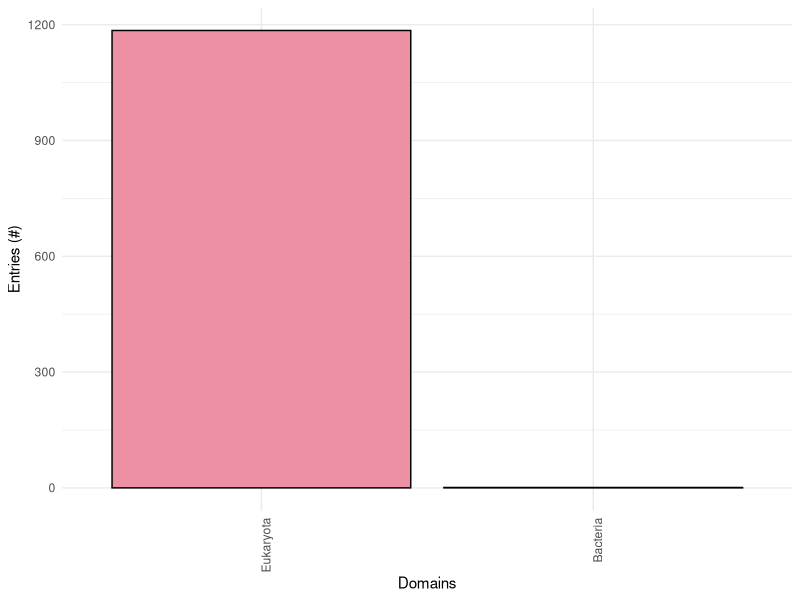
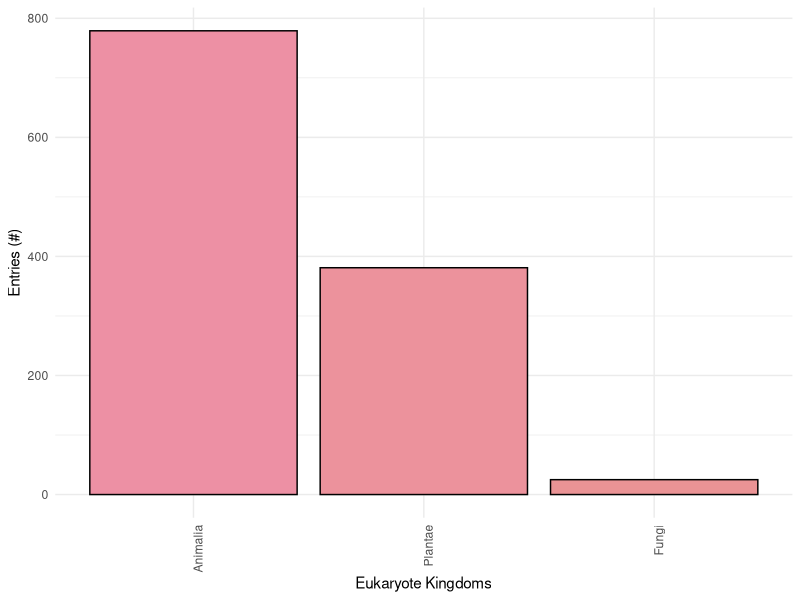
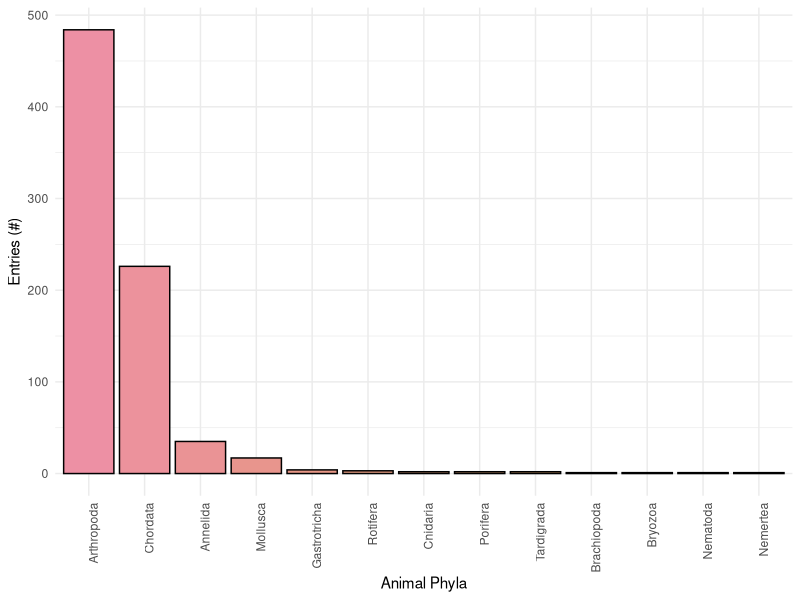
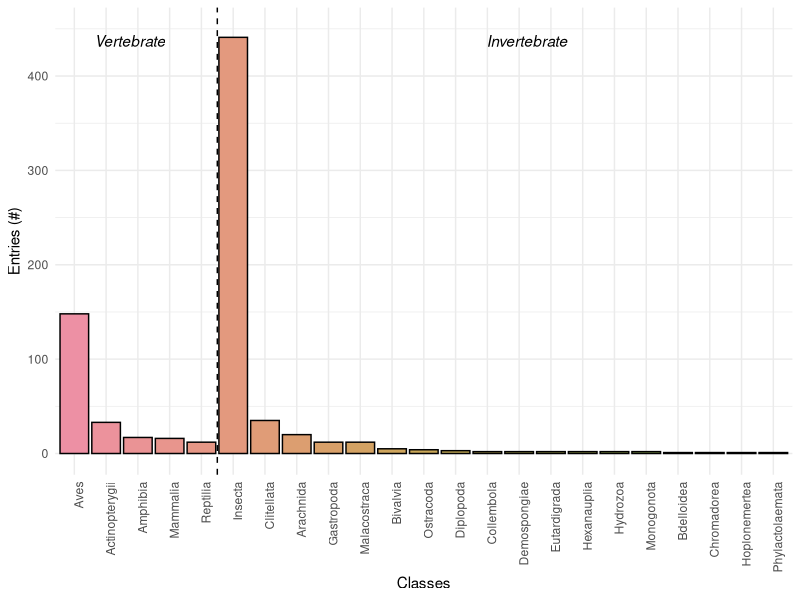
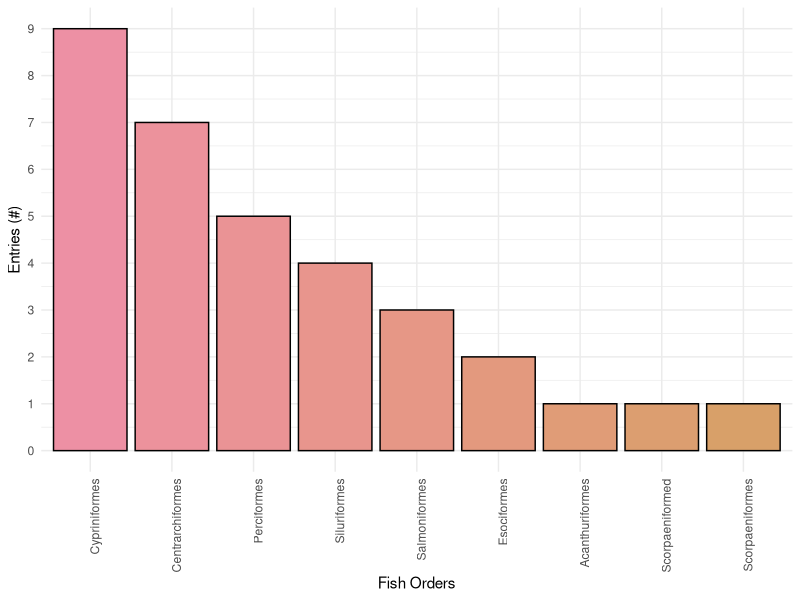
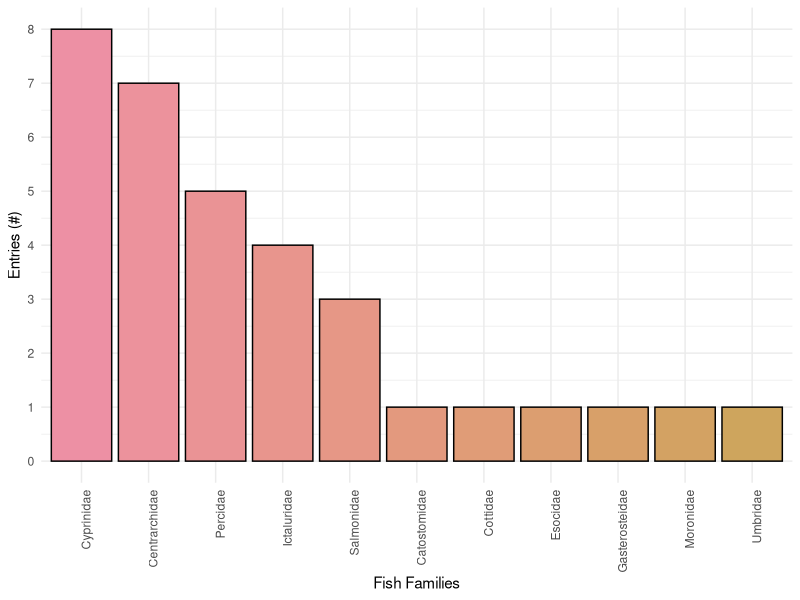
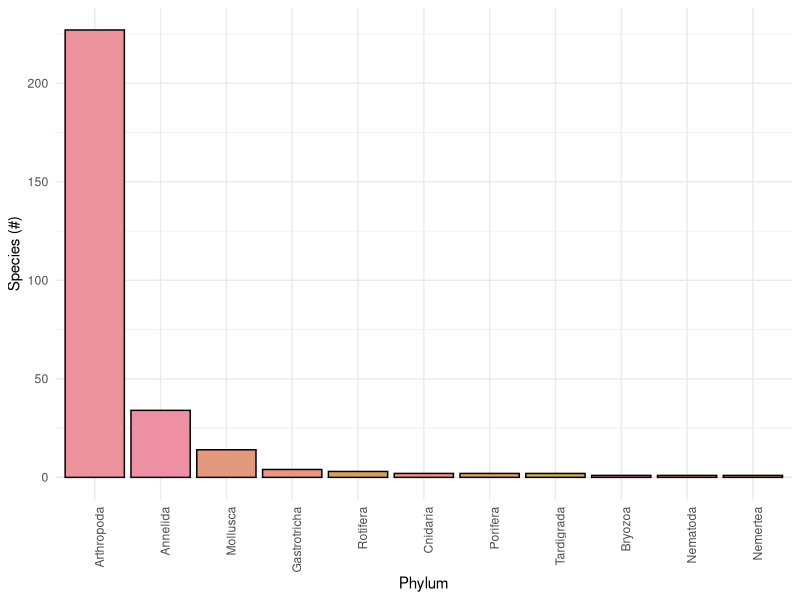
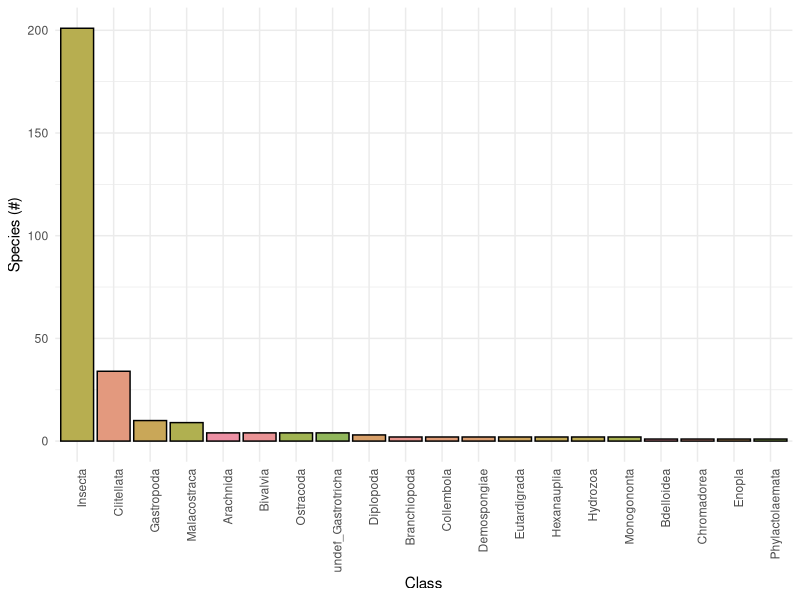

Write the R code that produced these figures, in order.
### GRAPHING BIOTIC DATA

## Load packages ---------------------------------------------------------------
if (!require(readxl, quietly = TRUE)) {
  install.packages("readxl")
  library(readxl)}

if (!require(tidyverse, quietly = TRUE)) {
  install.packages("tidyverse")
  library(tidyverse)}

if (!require(cowplot, quietly = TRUE)) {
  install.packages("cowplot")
  library(cowplot)}

if (!require(gridExtra, quietly = TRUE)) {
  install.packages("gridExtra")
  library(gridExtra)}

## Import data -----------------------------------------------------------------
# Biotic inventory description data
inventory <- read_excel("./data/biotic_inventory_description.xlsx")
fish <- read_excel("./data/fish_order_family.xlsx")

# STREAM data
stream <- read_excel("./data/STREAM_MILL CREEK GRCA_Taxonomic_Results_2023.xlsx", sheet = "Species")

# Trout data 
trout1 <- read_excel("data/species_scanned_docs.xlsx", sheet = "10.1_pages1-2")
trout2 <- read_excel("data/species_scanned_docs.xlsx", sheet =  "10.1_pages4-9_and_3.11")

# Human population data
census <- data.frame( #sourced from StatsCan census data
  Year = c(1981, 1986, 1991, 1996, 2001, 2006, 2011, 2016, 2021),
  Population = c(4480, 4885, 5397, 5416, 5885, 6689, 7029, 7336, 7944),
  Dwellings = c(1385, 1520, 1745, 1895, 2028, 2396, 2619, 2793, 2946)
)

## Data prep -------------------------------------------------------------------
# Biotic inventory data prep
domains <- inventory %>%
  mutate(`# Entries` = as.numeric(`# Entries`)) %>%
  group_by(Domain) %>%
  summarise(Total = sum(`# Entries`, na.rm = TRUE)) %>%
  mutate(Domain = reorder(Domain, -Total))

eukaryote_kingdoms <- inventory %>%
  mutate(`# Entries` = as.numeric(`# Entries`)) %>%
  filter(Domain == "Eukaryota") %>%
  group_by(Kingdom) %>%
  summarise(Total = sum(`# Entries`, na.rm = TRUE)) %>%
  mutate(Kingdom = reorder(Kingdom, -Total))

animal_phyla <- inventory %>%
  mutate(`# Entries` = as.numeric(`# Entries`)) %>%
  filter(Domain == "Eukaryota", Kingdom == "Animalia") %>%
  group_by(Phylum) %>%
  summarise(Total = sum(`# Entries`, na.rm = TRUE)) %>%
  mutate(Phylum = reorder(Phylum, -Total))

vert_classes <- inventory %>%
  mutate(`# Entries` = as.numeric(`# Entries`)) %>%
  filter(Domain == "Eukaryota", Kingdom == "Animalia", Phylum == "Chordata") %>%
  group_by(Class) %>%
  summarise(Total = sum(`# Entries`, na.rm = TRUE)) %>%
  mutate(Class = reorder(Class, -Total))

invert_classes <- inventory %>%
  mutate(`# Entries` = as.numeric(`# Entries`)) %>%
  filter(Domain == "Eukaryota", Kingdom == "Animalia", Phylum != "Chordata", !is.na(Class)) %>%
  group_by(Class) %>%
  summarise(Total = sum(`# Entries`, na.rm = TRUE)) %>%
  mutate(Class = reorder(Class, -Total))

 vert_classes <- vert_classes %>% mutate(Class = as.factor(Class), Type = "Vertebrate")
 invert_classes <- invert_classes %>% mutate(Class = as.factor(Class), Type = "Invertebrate")
 combined_classes <- rbind(vert_classes, invert_classes)
 combined_classes$Class <- factor(combined_classes$Class, levels = c(levels(vert_classes$Class), "----", levels(invert_classes$Class)))

fish_orders <- fish %>%
  group_by(Order) %>%
  summarise(Total = n()) %>%
  mutate(Order = reorder(Order, -Total))

fish_families <- fish %>%
  group_by(Family) %>%
  summarise(Total = n()) %>%
  mutate(Family = reorder(Family, -Total))

# STREAM data prep
filtered_stream_data <- stream %>% #select only sites on Mill Creek
  filter(if_any(starts_with("MIL") | starts_with("MLC"), ~ !is.na(.))) %>%
  select(-starts_with("BLR"), -starts_with("CHL"), -starts_with("HWC"), -starts_with("RAN")) %>%
  mutate(across(starts_with("MIL") | starts_with("MLC"), ~ as.integer(. == "P")))
View(filtered_stream_data)

phylum_count <- filtered_stream_data %>% #count species in each phylum
  group_by(Phylum) %>%
  summarise(Species_Count = n_distinct(Species))

class_count <- filtered_stream_data %>% #count species in each class
  group_by(Class) %>%
  summarise(Species_Count = n_distinct(Species))

family_insecta_count <- filtered_stream_data %>% #subset by class Insecta and count species in each family
  filter(Class == "Insecta") %>%
  group_by(Family) %>%
  summarise(Species_Count = n_distinct(Species))

# Trout population data prep
trout1 <- trout1 %>% 
  rename("trout_per_ha" = "#s/ha")

trout2 <- trout2 %>% 
  filter(`population numbers per`!="station")

brown_trout <- trout2 %>% filter(Species == "brown") #filter data for brown trout
brook_trout <- trout2 %>% filter(Species == "brook") #filter data for brook trout

# Define color palette
palette <- hcl.colors(63, palette = "Set2")
palette2 <- hcl.colors(3, palette = "Set2")

## Biotic inventory graphs -----------------------------------------------------
# Graph Domains
ggplot(domains, aes(x = Domain, y = Total, fill = Domain)) +
  geom_bar(stat = "identity", color = "black") +
  scale_fill_manual(values = palette) +
  labs(x = "Domains", y = "Entries (#)", fill = "Domain") +
  theme_minimal() +
  theme(axis.text.x = element_text(angle = 90, hjust = 1), legend.position = "none")

# Graph Eukaryotic Kingdoms
ggplot(eukaryote_kingdoms, aes(x = Kingdom, y = Total, fill = Kingdom)) +
  geom_bar(stat = "identity", color = "black") +
  scale_fill_manual(values = palette) +
  labs(x = "Eukaryote Kingdoms", y = "Entries (#)", fill = "Kingdom") +
  theme_minimal() +
  theme(axis.text.x = element_text(angle = 90, hjust = 1), legend.position = "none")

# Graph Animal Phyla
ggplot(animal_phyla, aes(x = Phylum, y = Total, fill = Phylum)) +
  geom_bar(stat = "identity", color = "black") +
  scale_fill_manual(values = palette) +
  labs(x = "Animal Phyla", y = "Entries (#)", fill = "Phylum") +
  theme_minimal() +
  theme(axis.text.x = element_text(angle = 90, hjust = 1), legend.position = "none")

# Graph Classes 
ggplot(combined_classes, aes(x = Class, y = Total, fill = Class)) +
  geom_bar(stat = "identity", color = "black") +
  scale_fill_manual(values = palette) +
  labs(x = "Classes", y = "Entries (#)", fill = "Class") +
  theme_minimal() +
  theme(axis.text.x = element_text(angle = 90, hjust = 1), 
        legend.position = "none") +
  scale_y_continuous(limits = c(0, 450)) +
  geom_vline(xintercept = which(levels(combined_classes$Class) == "Insecta") - 1.5, linetype = "dashed") +
  annotate("text", x = (which(levels(combined_classes$Class) == "Insecta") - 1.5) / 2, y = 450, label = "Vertebrate", vjust = 1.5, fontface = "italic") +
  annotate("text", x = (which(levels(combined_classes$Class) == "Insecta") + length(levels(invert_classes$Class)) / 2 - 0.75), y = 450, label = "Invertebrate", vjust = 1.5, fontface = "italic")

# Graph fish
ggplot(fish_orders, aes(x = Order, y = Total, fill = Order)) +
  geom_bar(stat = "identity", color = "black") +
  scale_fill_manual(values = palette) +
  labs(x = "Fish Orders", y = "Entries (#)", fill = "Order") +
  theme_minimal() +
  scale_y_continuous(limits = c(0,9), breaks = 0:9) +
  theme(axis.text.x = element_text(angle = 90, hjust = 1), legend.position = "none")

ggplot(fish_families, aes(x = Family, y = Total, fill = Family)) +
  geom_bar(stat = "identity", color = "black") +
  scale_fill_manual(values = palette) +
  labs(x = "Fish Families", y = "Entries (#)", fill = "Family") +
  theme_minimal() +
  scale_y_continuous(limits = c(0,8), breaks = 0:8) +
  theme(axis.text.x = element_text(angle = 90, hjust = 1), legend.position = "none")

## STREAM data graphs ----------------------------------------------------------
# Graph Phyla
ggplot(phylum_count, aes(x = reorder(Phylum, -Species_Count), y = Species_Count, fill = Phylum)) +
  geom_bar(stat = "identity", color = "black") +
  scale_fill_manual(values = palette) +
  labs(x = "Phylum", y = "Species (#)", fill = "Phylum") +
  theme_minimal() +
  theme(axis.text.x = element_text(angle = 90, hjust = 1), legend.position = "none")

# Graph Classes
ggplot(class_count, aes(x = reorder(Class, -Species_Count), y = Species_Count, fill = Class)) +
  geom_bar(stat = "identity", color = "black") +
  scale_fill_manual(values = palette) +
  labs(x = "Class", y = "Species (#)", fill = "Class") +
  theme_minimal() +
  theme(axis.text.x = element_text(angle = 90, hjust = 1), legend.position = "none")

# Graph Families within Class Insecta
ggplot(family_insecta_count, aes(x = reorder(Family, -Species_Count), y = Species_Count, fill = Family)) +
  geom_bar(stat = "identity", color = "black") +
  scale_fill_manual(values = palette) +
  labs(x = "Family", y = "Species (#)", fill = "Family") +
  theme_minimal() +
  theme(axis.text.x = element_text(angle = 90, hjust = 1), legend.position = "none")

## Trout population graphs -----------------------------------------------------
trout1 %>%
  ggplot(aes(x = Year, y = trout_per_ha, color = Station, fill = Station)) +
  geom_bar(stat = "identity", color = "white") +
  scale_fill_manual(values=palette2) +
  scale_x_continuous(breaks = unique(trout1$Year)) + #label every year
  labs(x = "Year", y = "Trout/hectare (#)") +
  theme_cowplot()

brown_trout_yoy <- 
  ggplot(aes(x = Year, y = YOY, fill = Station), data = brown_trout) + 
  geom_bar(stat = "identity", color = "white") + 
  scale_fill_manual(values=palette2) +
  scale_x_continuous(breaks = unique(brown_trout$Year)) + #label every year
  labs(x = "Year", y = "Young of the year (#)") +
  ggtitle("Brown trout") +
  theme_cowplot() +
  theme(plot.title = element_text(hjust = 0.5, face = "plain"))

brook_trout_yoy <- 
  ggplot(aes(x = Year, y = YOY, fill = Station), data = brook_trout) + 
  geom_bar(stat = "identity", color = "white") + 
  scale_fill_manual(values=palette2) +
  scale_x_continuous(breaks = unique(brook_trout$Year)) + #label every year
  labs(x = "Year", y = "Young of the year (#)") +
  ggtitle("Brook trout") +
  theme_cowplot() +
  theme(plot.title = element_text(hjust = 0.5, face = "plain"))

grid.arrange(brown_trout_yoy, brook_trout_yoy, ncol=2) #combine brown and brook yoy plots

## Human population graph ------------------------------------------------------
ggplot(census, aes(x = Year)) +
  geom_bar(aes(y = Population, fill = "Population"), stat = "identity", position = "identity") +
  geom_bar(aes(y = Dwellings, fill = "Dwellings"), stat = "identity", position = "identity") +
  scale_fill_manual(values = c("Population" = "grey80", "Dwellings" = "grey20"), name = "Legend") +
  scale_x_continuous(breaks = census$Year, labels = census$Year) +
  scale_y_continuous(name = "Population",
                     sec.axis = sec_axis(~ ., name = "Dwellings")) +  #direct mapping for the second y-axis
  theme_minimal()

    